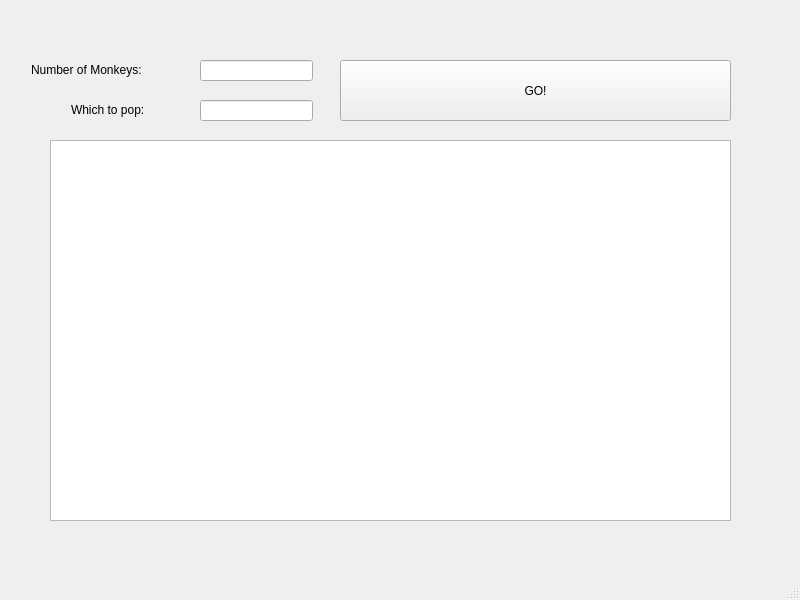
<?xml version="1.0" encoding="UTF-8"?>
<ui version="4.0">
 <class>MonkeyGUI</class>
 <widget class="QMainWindow" name="MonkeyGUI">
  <property name="geometry">
   <rect>
    <x>0</x>
    <y>0</y>
    <width>800</width>
    <height>600</height>
   </rect>
  </property>
  <property name="windowTitle">
   <string>MonkeyGUI</string>
  </property>
  <widget class="QWidget" name="centralwidget">
   <widget class="QLineEdit" name="monkeyNum">
    <property name="geometry">
     <rect>
      <x>200</x>
      <y>60</y>
      <width>113</width>
      <height>21</height>
     </rect>
    </property>
   </widget>
   <widget class="QLineEdit" name="monkeyPop">
    <property name="geometry">
     <rect>
      <x>200</x>
      <y>100</y>
      <width>113</width>
      <height>21</height>
     </rect>
    </property>
   </widget>
   <widget class="QLabel" name="label">
    <property name="geometry">
     <rect>
      <x>31</x>
      <y>60</y>
      <width>141</width>
      <height>20</height>
     </rect>
    </property>
    <property name="text">
     <string>Number of Monkeys:</string>
    </property>
   </widget>
   <widget class="QLabel" name="label_2">
    <property name="geometry">
     <rect>
      <x>71</x>
      <y>100</y>
      <width>101</width>
      <height>20</height>
     </rect>
    </property>
    <property name="text">
     <string>Which to pop:</string>
    </property>
   </widget>
   <widget class="QPushButton" name="pushButton">
    <property name="geometry">
     <rect>
      <x>340</x>
      <y>60</y>
      <width>391</width>
      <height>61</height>
     </rect>
    </property>
    <property name="text">
     <string>GO!</string>
    </property>
   </widget>
   <widget class="QTextEdit" name="resultBox">
    <property name="geometry">
     <rect>
      <x>50</x>
      <y>140</y>
      <width>681</width>
      <height>381</height>
     </rect>
    </property>
   </widget>
  </widget>
  <widget class="QMenuBar" name="menubar">
   <property name="geometry">
    <rect>
     <x>0</x>
     <y>0</y>
     <width>800</width>
     <height>26</height>
    </rect>
   </property>
  </widget>
  <widget class="QStatusBar" name="statusbar"/>
 </widget>
 <resources/>
 <connections/>
</ui>
